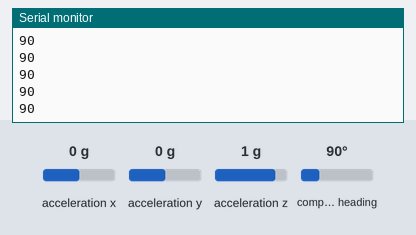
This sketch was run on a simulated Arduino Uno, built with avr-gcc and run on an emulated ATmega328P. On the bench: the last lines printed to the serial monitor. Inputs (shaded band) come from the test bench; at power-on: compass heading 90°, acceleration x 0 g, acceleration y 0 g, acceleration z 1 g.

Above: at 2.2 s.
2.3 s: compass heading set to 7°
At 2.33 s:
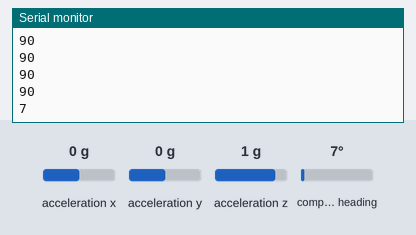
3.8 s: compass heading set to 180°
At 3.86 s:
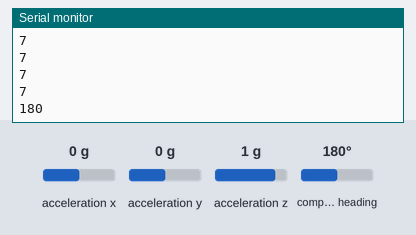
Timing chart, 0 to 6.8 s (numbered marks = the images above; inputs shaded):
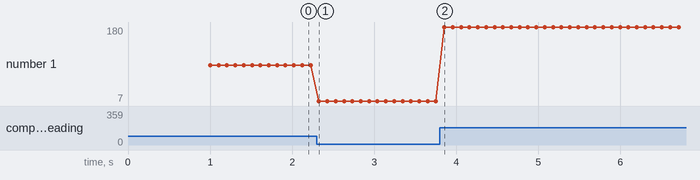

Measured:
- after the input at 2.3 s, the serial monitor: prints a new line at once (image 1)
- after the input at 3.8 s, the serial monitor: prints a new line after 0.05 s (image 2)
- plotted number 1: 90 → 7 after the input at 2.3 s, 7 → 180 after the input at 3.8 s

The sketch:

bnoDatas.ino
```cpp
#include <Wire.h>
#include <Adafruit_Sensor.h>
#include <Adafruit_BNO055.h>
#include <utility/imumaths.h>
/*
   Connections
   ===========
   Connect SCL to analog 5
   Connect SDA to analog 4
   Connect VDD to 3-5V DC
   Connect GROUND to common ground

*/

/* Set the delay between fresh samples */
#define BNO055_SAMPLERATE_DELAY_MS (100)

Adafruit_BNO055 bno = Adafruit_BNO055(55);

/**************************************************************************/
/*
    Display sensor calibration status
*/
/**************************************************************************/
void displayCalStatus(void)
{
  /* Get the four calibration values (0..3) */
  /* Any sensor data reporting 0 should be ignored, */
  /* 3 means 'fully calibrated" */
  uint8_t system, gyro, accel, mag;
  system = gyro = accel = mag = 0;
  bno.getCalibration(&system, &gyro, &accel, &mag);

  /* Display the individual values
  Serial.print("Sys:");
  Serial.print(system, DEC);
  Serial.print(" G:");
  Serial.print(gyro, DEC);
  Serial.print(" A:");
  Serial.print(accel, DEC);
  Serial.print(" M:");
  Serial.print(mag, DEC);
  */
}

/**************************************************************************/
/*
    Arduino setup function (automatically called at startup)
*/
/**************************************************************************/
void setup(void)
{
  Serial.begin(9600);

  /* Initialise the sensor */
  if(!bno.begin())
  {
    /* There was a problem detecting the BNO055 ... check your connections */
    Serial.print("Ooops, no BNO055 detected ... Check your wiring or I2C ADDR!");
    while(1);
  }else{
  Serial.print("Hello");
  }

  delay(1000);

  bno.setExtCrystalUse(true);
}

/**************************************************************************/
/*
    Arduino loop function, called once 'setup' is complete (your own code
    should go here)
*/
/**************************************************************************/
void loop(void)
{
  /* Get a new sensor event */
  sensors_event_t event;
  bno.getEvent(&event);

  Serial.print(event.orientation.x, 0);

  /* Optional: Display calibration status */
  displayCalStatus();

  /* Optional: Display sensor status (debug only) */
  //displaySensorStatus();

  /* New line for the next sample */
  Serial.println("");

  /* Wait the specified delay before requesting nex data */
  delay(BNO055_SAMPLERATE_DELAY_MS);
}
```
